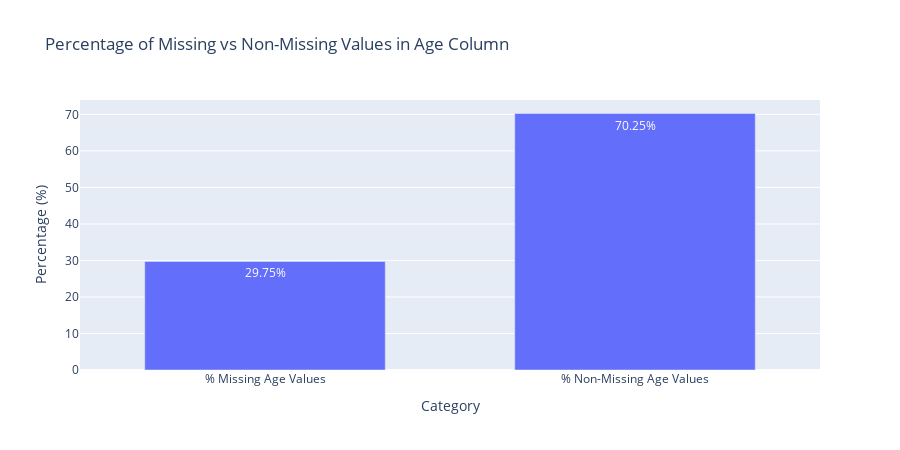

Write notebook code for a chart like this one.
### Code cell
# Bar Chart: % Missing vs % Non-Missing Values in Age Column (Plotly)
#----------------
# # Calculate missing and non-missing values
missing_age = df['Age'].isna().sum()
non_missing_age = df['Age'].notna().sum()
total_rows = df.shape[0]

# Calculate percentages (rounded to 2 decimals)
missing_age_percent = round((missing_age / total_rows) * 100, 2)
non_missing_age_percent = round((non_missing_age / total_rows) * 100, 2)

# Prepare data for the bar chart
data = {
    'Category': ['% Missing Age Values', '% Non-Missing Age Values'],
    'Percentage': [missing_age_percent, non_missing_age_percent]
}

# Create bar chart
fig = px.bar(
    data,
    x='Category',
    y='Percentage',
    title='Percentage of Missing vs Non-Missing Values in Age Column',
    text='Percentage'
)

# Place numbers inside each bar
fig.update_traces(
    texttemplate='%{text:.2f}%',
    textposition='inside'
)

# Improve layout
fig.update_layout(
    yaxis_title='Percentage (%)',
    xaxis_title='Category',
    uniformtext_minsize=12,
    uniformtext_mode='show',
    bargap=0.35,
    height=450
)

fig.show()

### Figure 1 — Plotly figure (JSON) as saved in the notebook; plotly's stock layout.template omitted (floating-point values rounded to 4 significant figures)
{"data": [{"alignmentgroup": "True", "hovertemplate": "Category=%{x}<br>Percentage=%{text}<extra></extra>", "legendgroup": "", "marker": {"color": "#636efa", "pattern": {"shape": ""}}, "name": "", "offsetgroup": "", "orientation": "v", "showlegend": false, "text": [29.75, 70.25], "textposition": "inside", "texttemplate": "%{text:.2f}%", "type": "bar", "x": ["% Missing Age Values", "% Non-Missing Age Values"], "xaxis": "x", "y": [29.75, 70.25], "yaxis": "y"}], "layout": {"bargap": 0.35, "barmode": "relative", "height": 450, "legend": {"tracegroupgap": 0}, "title": {"text": "Percentage of Missing vs Non-Missing Values in Age Column"}, "uniformtext": {"minsize": 12, "mode": "show"}, "xaxis": {"anchor": "y", "domain": [0, 1], "title": {"text": "Category"}}, "yaxis": {"anchor": "x", "domain": [0, 1], "title": {"text": "Percentage (%)"}}}}
